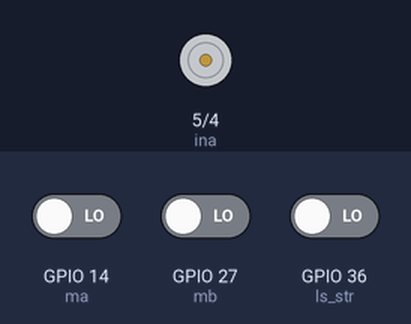
Simulated run of this sketch. Board: ESP32. On the bench: motor-driver pin pairs drawn as motors (green arrow = first pin HIGH = forward, orange = second pin HIGH = backward, longer = more drive, scaled by the enable pin). The inputs (shaded band) are chosen by the test bench; at power-on: GPIO 14 (ma) LOW, GPIO 27 (mb) LOW, GPIO 36 (ls_str) LOW. The ROS host is connected and sends only what is stated.

Above: at 1.2 s.
1.3 s: GPIO 14 (ma) driven HIGH
At 2.2 s:
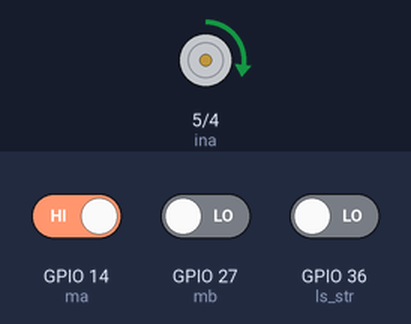
2.8 s: GPIO 27 (mb) driven HIGH
At 3.9 s:
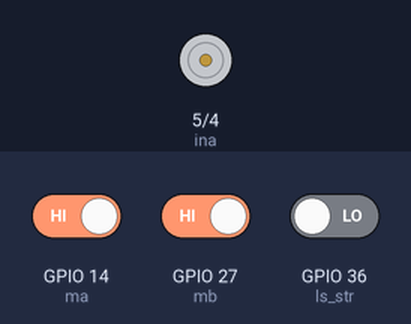
4.3 s: GPIO 14 (ma) driven LOW
At 5.5 s:
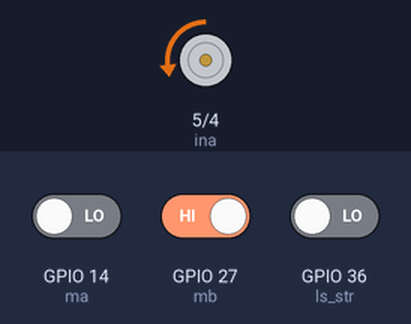
5.8 s: GPIO 27 (mb) driven LOW
At 7.1 s:
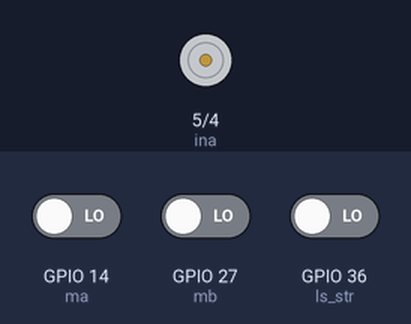
Timing chart, 0 to 8.3 s (numbered marks = the images above; inputs shaded):
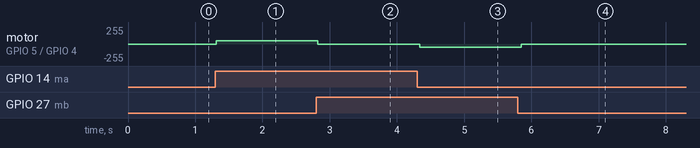

The sketch:

lim_swi_ros_singlehoming.ino
```cpp
//1 ls, 1 flag

#include<ros.h>
#include<std_msgs/Int32MultiArray.h>
#include<std_msgs/Bool.h>
#include<sensor_msgs/Joy.h>
#include<math.h>

#define ls_btn_1 6
#define ls_btn_2 7
#define motor_num 8
#define str_ind 4
#define str_pwm 255
#define ina 5
#define inb 4
#define pwmpin 17
#define ma 14
#define mb 27

std_msgs::Bool ls_msg;

bool ls_happening = false;
bool hom = true;
bool isr_ls = true;

int hom_dir = 0;
int ls_stat = 0;
int str_dir = 0;
int ls_str = 36;
long int pwm[motor_num] = {0};

void init(){
  ls_happening = false;
  hom = true;
  isr_ls = false;

  hom_dir = 0;
  ls_stat = false;
  str_dir = 0;
  ls_str = 36;
  pwm[motor_num] = {0};
}

void joyCallback(const sensor_msgs::Joy & msg)
{
  if (msg.axes[ls_btn_1] + msg.axes[ls_btn_2] == 2)
  {
    if (digitalRead(ls_str) == 1) ls_happening = true;
  }
}

// void messageCb(const std_msgs::Int32MultiArray & drive_inp)
// {
//   if (drive_inp.data[str_ind] > 0) str_dir = 1;
//   else if (drive_inp.data[str_ind] == 0) str_dir = 0;
//   else str_dir = -1;
// }

void callback()
{
  isr_ls = true;
}

ros::NodeHandle nh;
std_msgs::Int32MultiArray pwm_msg;
std_msgs::MultiArrayLayout pwm_layout;

ros::Publisher ls_pub("ls_happening", &ls_msg);
ros::Publisher pwm_pub("motor_pwm", &pwm_msg);

ros::Subscriber<sensor_msgs::Joy> sub("joy", joyCallback);
//ros::Subscriber<std_msgs::Int32MultiArray> sub_2("motor_pwm", messageCb);

void setup()
{
  pinMode(ls_str,INPUT_PULLDOWN);

  attachInterrupt(digitalPinToInterrupt(ls_str),callback,CHANGE);
  pinMode(ma, INPUT_PULLDOWN);
  pinMode(mb, INPUT_PULLDOWN);
  pinMode(ina, OUTPUT);
  pinMode(inb, OUTPUT);
  pinMode(pwmpin, OUTPUT);
  init();
  nh.getHardware()-> setBaud(115200);
  nh.initNode();
  nh.advertise(pwm_pub);
  nh.advertise(ls_pub);
  nh.subscribe(sub);
  //nh.subscribe(sub_2);
  pwm_msg.data_length = motor_num;
  pwm_msg.layout = pwm_layout;
}
int a, b;
void loop()
{
  nh.spinOnce();
  a = digitalRead(ma);
  b = digitalRead(mb);
  if(a == 1 && b == 0){
    pwm[str_ind] = 50;
    str_dir = 1;
  }
  else if(a == 0 && b == 1){
    pwm[str_ind] = -50;
    str_dir = -1;
  }
  else{
    pwm[str_ind] = 0;
  }
  if (isr_ls == true)
  {
    delay(50);
    ls_stat = digitalRead(ls_str);
    ls_stat = !ls_stat;
    isr_ls = false;
  }
  if (ls_stat == 1)
  {
    hom = true;
    ls_happening = false;
    pwm[str_ind] = 0;
    init();
  }
  else
  {
    if (str_dir == 1) hom_dir = -1;
    else if (str_dir == -1) hom_dir = 1;
    hom = false;
  }


  if (ls_happening == true)
  {
    pwm[str_ind] = str_pwm*hom_dir;
  }

  pwm_msg.data = pwm;
  pwm_pub.publish(&pwm_msg);

  ls_msg.data = ls_happening;

  ls_pub.publish(&ls_msg);
  if(pwm[str_ind] > 0){
    digitalWrite(ina, 1);
    digitalWrite(inb, 0);
    analogWrite(pwmpin, pwm[str_ind]);
  }
  else if(pwm[str_ind] < 0){
    digitalWrite(ina, 0);
    digitalWrite(inb, 1);
    analogWrite(pwmpin, -1 * pwm[str_ind]);
  }
  else{
    digitalWrite(ina, 0);
    digitalWrite(inb, 0);
    analogWrite(pwmpin, 0);
  }
  delay(100);
}
```

Measured:
- after the input at 1.3 s, motor on GPIO 5 (ina) / GPIO 4 (inb): stopped → forward 50/255 at once
- after the input at 2.8 s, motor on GPIO 5 (ina) / GPIO 4 (inb): forward 50/255 → stopped at once
- after the input at 4.3 s, motor on GPIO 5 (ina) / GPIO 4 (inb): stopped → backward 50/255 at once
- after the input at 5.8 s, motor on GPIO 5 (ina) / GPIO 4 (inb): backward 50/255 → stopped after 0.05 s
